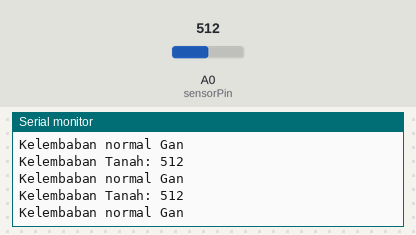
A sketch run on a simulated Arduino Uno, built with avr-gcc and run on an emulated ATmega328P. On the bench: the last lines printed to the serial monitor. The inputs (shaded band) are chosen by the test bench; at power-on: A0 (sensorPin) = 512.

Above: at 1.3 s.
1.4 s: A0 (sensorPin) set to 361
At 1.82 s:
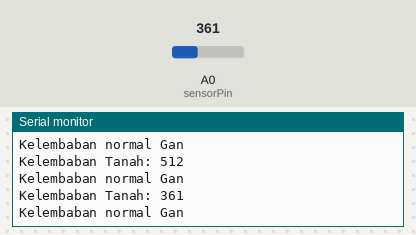
2.9 s: A0 (sensorPin) set to 339
At 3.32 s:
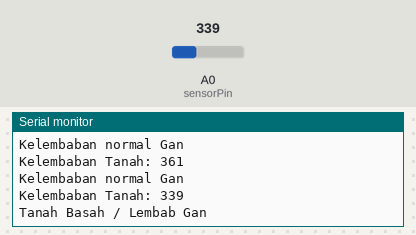
Timing chart, 0 to 5.9 s (numbered marks = the images above; inputs shaded):
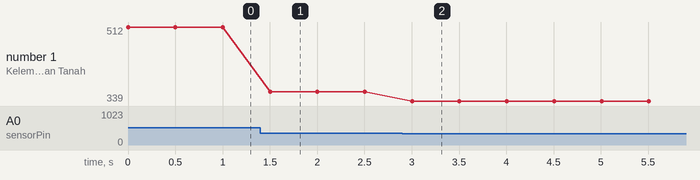

The sketch:

check-soilMoisture.ino
```cpp
int sensorPin = A0; // Pin where the soil moisture sensor is connected
int nilai; // Variable to store sensor reading

void setup() {
  Serial.begin(9600); // Start serial communication at 9600 baud rate
}

void loop() {
  nilai = analogRead(sensorPin); // Read the value from the soil moisture sensor
  Serial.print("Kelembaban Tanah: ");
  Serial.println(nilai); // Print the sensor value to the Serial Monitor

  // Determine soil condition based on sensor reading
  if (nilai > 700) { // Soil is dry
    Serial.println("Tanah Kering, Tolong Siram Air");
  } else if (nilai <= 700 && nilai > 350) { // Soil is normal
    Serial.println("Kelembaban normal Gan");
  } else { // Soil is wet
    Serial.println("Tanah Basah / Lembab Gan");
  }

  delay(500); // Wait for 500 milliseconds before the next reading
}
```

Measured:
- the behaviour switches between 351 and 350 on A0 (sensorPin) (found by bisection; images 1 and 2)
- after the input at 1.4 s, the serial monitor: prints a new line after 0.10 s (image 1)
- after the input at 2.9 s, the serial monitor: prints a new line after 0.10 s (image 2)
- plotted number 1: 512 → 361 after the input at 1.4 s, 361 → 339 after the input at 2.9 s
